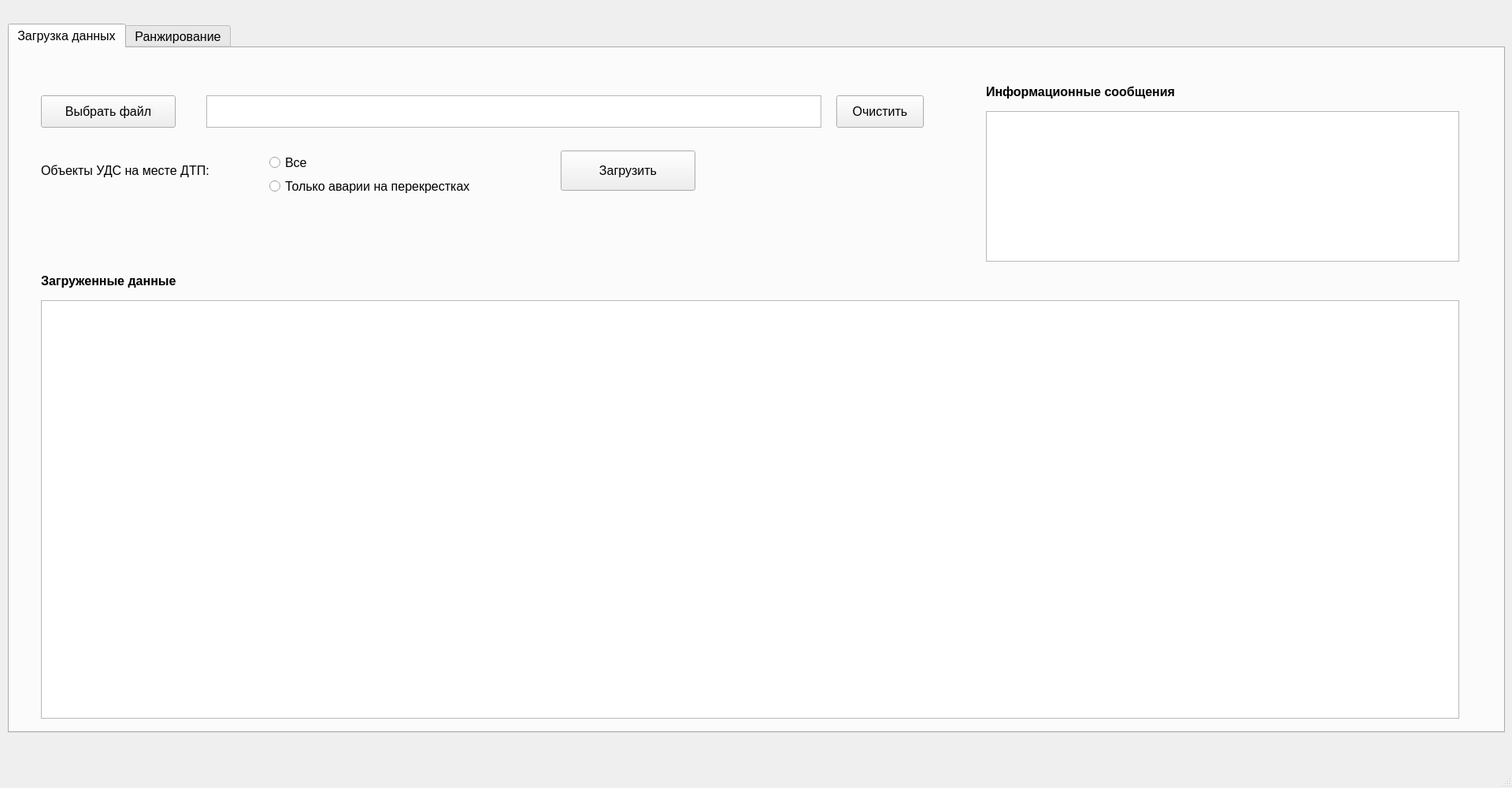
<?xml version="1.0" encoding="UTF-8"?>
<ui version="4.0">
 <class>MainWindow</class>
 <widget class="QMainWindow" name="MainWindow">
  <property name="geometry">
   <rect>
    <x>0</x>
    <y>0</y>
    <width>1920</width>
    <height>1000</height>
   </rect>
  </property>
  <property name="font">
   <font>
    <pointsize>12</pointsize>
   </font>
  </property>
  <property name="windowTitle">
   <string>Анализатор ДТП</string>
  </property>
  <widget class="QWidget" name="centralwidget">
   <widget class="QTabWidget" name="tabWidget">
    <property name="geometry">
     <rect>
      <x>10</x>
      <y>30</y>
      <width>1901</width>
      <height>900</height>
     </rect>
    </property>
    <property name="currentIndex">
     <number>0</number>
    </property>
    <widget class="QWidget" name="loading_data">
     <attribute name="title">
      <string>Загрузка данных</string>
     </attribute>
     <widget class="QPushButton" name="change_file">
      <property name="geometry">
       <rect>
        <x>40</x>
        <y>60</y>
        <width>171</width>
        <height>41</height>
       </rect>
      </property>
      <property name="text">
       <string>Выбрать файл</string>
      </property>
     </widget>
     <widget class="QTextEdit" name="file_name">
      <property name="geometry">
       <rect>
        <x>250</x>
        <y>60</y>
        <width>781</width>
        <height>41</height>
       </rect>
      </property>
     </widget>
     <widget class="QPushButton" name="download">
      <property name="geometry">
       <rect>
        <x>700</x>
        <y>130</y>
        <width>171</width>
        <height>51</height>
       </rect>
      </property>
      <property name="text">
       <string>Загрузить</string>
      </property>
     </widget>
     <widget class="QPushButton" name="clear">
      <property name="geometry">
       <rect>
        <x>1050</x>
        <y>60</y>
        <width>111</width>
        <height>41</height>
       </rect>
      </property>
      <property name="text">
       <string>Очистить</string>
      </property>
     </widget>
     <widget class="QLabel" name="info_title">
      <property name="geometry">
       <rect>
        <x>1240</x>
        <y>40</y>
        <width>321</width>
        <height>31</height>
       </rect>
      </property>
      <property name="font">
       <font>
        <pointsize>12</pointsize>
        <weight>75</weight>
        <bold>true</bold>
       </font>
      </property>
      <property name="text">
       <string>Информационные сообщения</string>
      </property>
     </widget>
     <widget class="QTextEdit" name="info_text">
      <property name="geometry">
       <rect>
        <x>1240</x>
        <y>80</y>
        <width>601</width>
        <height>191</height>
       </rect>
      </property>
     </widget>
     <widget class="QLabel" name="data_title">
      <property name="geometry">
       <rect>
        <x>40</x>
        <y>280</y>
        <width>241</width>
        <height>31</height>
       </rect>
      </property>
      <property name="font">
       <font>
        <pointsize>12</pointsize>
        <weight>75</weight>
        <bold>true</bold>
       </font>
      </property>
      <property name="text">
       <string>Загруженные данные</string>
      </property>
     </widget>
     <widget class="QTableView" name="data_table">
      <property name="geometry">
       <rect>
        <x>40</x>
        <y>320</y>
        <width>1801</width>
        <height>531</height>
       </rect>
      </property>
     </widget>
     <widget class="QRadioButton" name="radio_crossroad">
      <property name="geometry">
       <rect>
        <x>330</x>
        <y>160</y>
        <width>331</width>
        <height>31</height>
       </rect>
      </property>
      <property name="text">
       <string>Только аварии на перекрестках</string>
      </property>
     </widget>
     <widget class="QRadioButton" name="radio_all">
      <property name="geometry">
       <rect>
        <x>330</x>
        <y>130</y>
        <width>141</width>
        <height>31</height>
       </rect>
      </property>
      <property name="text">
       <string>Все</string>
      </property>
     </widget>
     <widget class="QLabel" name="label_radio">
      <property name="geometry">
       <rect>
        <x>40</x>
        <y>140</y>
        <width>271</width>
        <height>31</height>
       </rect>
      </property>
      <property name="text">
       <string>Объекты УДС на месте ДТП:</string>
      </property>
     </widget>
    </widget>
    <widget class="QWidget" name="ranking">
     <attribute name="title">
      <string>Ранжирование</string>
     </attribute>
     <widget class="QLabel" name="range_title_factor">
      <property name="geometry">
       <rect>
        <x>70</x>
        <y>210</y>
        <width>601</width>
        <height>41</height>
       </rect>
      </property>
      <property name="font">
       <font>
        <pointsize>14</pointsize>
        <weight>75</weight>
        <bold>true</bold>
       </font>
      </property>
      <property name="text">
       <string>Ранжировать факторы для данного типа аварии</string>
      </property>
     </widget>
     <widget class="QLabel" name="combo_type_title">
      <property name="geometry">
       <rect>
        <x>70</x>
        <y>260</y>
        <width>211</width>
        <height>31</height>
       </rect>
      </property>
      <property name="text">
       <string>Выберите тип аварии:</string>
      </property>
     </widget>
     <widget class="QComboBox" name="combo_type">
      <property name="geometry">
       <rect>
        <x>290</x>
        <y>260</y>
        <width>561</width>
        <height>31</height>
       </rect>
      </property>
     </widget>
     <widget class="QLabel" name="district_title">
      <property name="geometry">
       <rect>
        <x>670</x>
        <y>50</y>
        <width>141</width>
        <height>31</height>
       </rect>
      </property>
      <property name="text">
       <string>Район города:</string>
      </property>
     </widget>
     <widget class="QLabel" name="street_title">
      <property name="geometry">
       <rect>
        <x>670</x>
        <y>90</y>
        <width>111</width>
        <height>31</height>
       </rect>
      </property>
      <property name="text">
       <string>Улица:</string>
      </property>
     </widget>
     <widget class="QComboBox" name="combo_district">
      <property name="geometry">
       <rect>
        <x>840</x>
        <y>50</y>
        <width>311</width>
        <height>31</height>
       </rect>
      </property>
     </widget>
     <widget class="QComboBox" name="combo_street">
      <property name="geometry">
       <rect>
        <x>840</x>
        <y>90</y>
        <width>311</width>
        <height>31</height>
       </rect>
      </property>
     </widget>
     <widget class="QLabel" name="factor_title">
      <property name="geometry">
       <rect>
        <x>70</x>
        <y>410</y>
        <width>741</width>
        <height>31</height>
       </rect>
      </property>
      <property name="font">
       <font>
        <pointsize>12</pointsize>
        <weight>75</weight>
        <bold>true</bold>
       </font>
      </property>
      <property name="text">
       <string>Факторы по убыванию влияния на ДТП для выбранного типа аварии</string>
      </property>
     </widget>
     <widget class="QTableView" name="table_factor">
      <property name="geometry">
       <rect>
        <x>70</x>
        <y>450</y>
        <width>781</width>
        <height>391</height>
       </rect>
      </property>
     </widget>
     <widget class="QLabel" name="range_title_type">
      <property name="geometry">
       <rect>
        <x>980</x>
        <y>210</y>
        <width>701</width>
        <height>41</height>
       </rect>
      </property>
      <property name="font">
       <font>
        <pointsize>14</pointsize>
        <weight>75</weight>
        <bold>true</bold>
       </font>
      </property>
      <property name="text">
       <string>Ранжировать типы аварии по влиянию данного фактора</string>
      </property>
     </widget>
     <widget class="QComboBox" name="combo_factor">
      <property name="geometry">
       <rect>
        <x>1230</x>
        <y>260</y>
        <width>531</width>
        <height>31</height>
       </rect>
      </property>
     </widget>
     <widget class="QLabel" name="combo_factor_title">
      <property name="geometry">
       <rect>
        <x>980</x>
        <y>260</y>
        <width>251</width>
        <height>31</height>
       </rect>
      </property>
      <property name="text">
       <string>Выберите фактор аварии:</string>
      </property>
     </widget>
     <widget class="QTableView" name="table_type">
      <property name="geometry">
       <rect>
        <x>980</x>
        <y>450</y>
        <width>781</width>
        <height>391</height>
       </rect>
      </property>
     </widget>
     <widget class="QLabel" name="type_title">
      <property name="geometry">
       <rect>
        <x>980</x>
        <y>410</y>
        <width>701</width>
        <height>31</height>
       </rect>
      </property>
      <property name="font">
       <font>
        <pointsize>12</pointsize>
        <weight>75</weight>
        <bold>true</bold>
       </font>
      </property>
      <property name="text">
       <string>Типы аварии по убыванию влияния выбранного фактора на ДТП</string>
      </property>
     </widget>
     <widget class="QPushButton" name="calc_range_fac">
      <property name="geometry">
       <rect>
        <x>510</x>
        <y>360</y>
        <width>121</width>
        <height>31</height>
       </rect>
      </property>
      <property name="text">
       <string>Вычислить</string>
      </property>
     </widget>
     <widget class="QPushButton" name="calc_range_type">
      <property name="geometry">
       <rect>
        <x>1640</x>
        <y>360</y>
        <width>121</width>
        <height>31</height>
       </rect>
      </property>
      <property name="text">
       <string>Вычислить</string>
      </property>
     </widget>
     <widget class="QLabel" name="count_dtp_title">
      <property name="geometry">
       <rect>
        <x>670</x>
        <y>130</y>
        <width>171</width>
        <height>31</height>
       </rect>
      </property>
      <property name="text">
       <string>Количество ДТП:</string>
      </property>
     </widget>
     <widget class="QLCDNumber" name="count_dtp">
      <property name="geometry">
       <rect>
        <x>840</x>
        <y>130</y>
        <width>64</width>
        <height>31</height>
       </rect>
      </property>
     </widget>
     <widget class="QLabel" name="count_dtp_type_title">
      <property name="geometry">
       <rect>
        <x>70</x>
        <y>360</y>
        <width>361</width>
        <height>31</height>
       </rect>
      </property>
      <property name="text">
       <string>Количество ДТП выбранного типа:</string>
      </property>
     </widget>
     <widget class="QLCDNumber" name="count_dtp_type">
      <property name="geometry">
       <rect>
        <x>410</x>
        <y>360</y>
        <width>81</width>
        <height>31</height>
       </rect>
      </property>
     </widget>
     <widget class="QLabel" name="count_dtp_factor_title">
      <property name="geometry">
       <rect>
        <x>980</x>
        <y>360</y>
        <width>571</width>
        <height>31</height>
       </rect>
      </property>
      <property name="text">
       <string>Количество ДТП, в которых присутсвует выбранный фактор:</string>
      </property>
     </widget>
     <widget class="QLCDNumber" name="count_dtp_factor">
      <property name="geometry">
       <rect>
        <x>1550</x>
        <y>360</y>
        <width>81</width>
        <height>31</height>
       </rect>
      </property>
     </widget>
     <widget class="QLabel" name="label_location">
      <property name="geometry">
       <rect>
        <x>670</x>
        <y>0</y>
        <width>271</width>
        <height>41</height>
       </rect>
      </property>
      <property name="font">
       <font>
        <pointsize>12</pointsize>
        <weight>75</weight>
        <bold>true</bold>
       </font>
      </property>
      <property name="text">
       <string>Исследуемая местность</string>
      </property>
     </widget>
     <widget class="QLabel" name="label__combo_count_factor">
      <property name="geometry">
       <rect>
        <x>70</x>
        <y>310</y>
        <width>701</width>
        <height>31</height>
       </rect>
      </property>
      <property name="text">
       <string>Выберите количество наибольших по частоте факторов для исследования:</string>
      </property>
     </widget>
     <widget class="QComboBox" name="combo_count_factor">
      <property name="geometry">
       <rect>
        <x>780</x>
        <y>310</y>
        <width>71</width>
        <height>31</height>
       </rect>
      </property>
     </widget>
     <widget class="QComboBox" name="combo_count_type">
      <property name="geometry">
       <rect>
        <x>1700</x>
        <y>310</y>
        <width>61</width>
        <height>31</height>
       </rect>
      </property>
     </widget>
     <widget class="QLabel" name="label__combo_count_type">
      <property name="geometry">
       <rect>
        <x>980</x>
        <y>310</y>
        <width>711</width>
        <height>31</height>
       </rect>
      </property>
      <property name="text">
       <string>Выберите количество наибольших по частоте типов ДТП для исследования:</string>
      </property>
     </widget>
    </widget>
   </widget>
  </widget>
  <widget class="QMenuBar" name="menubar">
   <property name="geometry">
    <rect>
     <x>0</x>
     <y>0</y>
     <width>1920</width>
     <height>34</height>
    </rect>
   </property>
  </widget>
  <widget class="QStatusBar" name="statusbar"/>
 </widget>
 <resources/>
 <connections/>
</ui>
